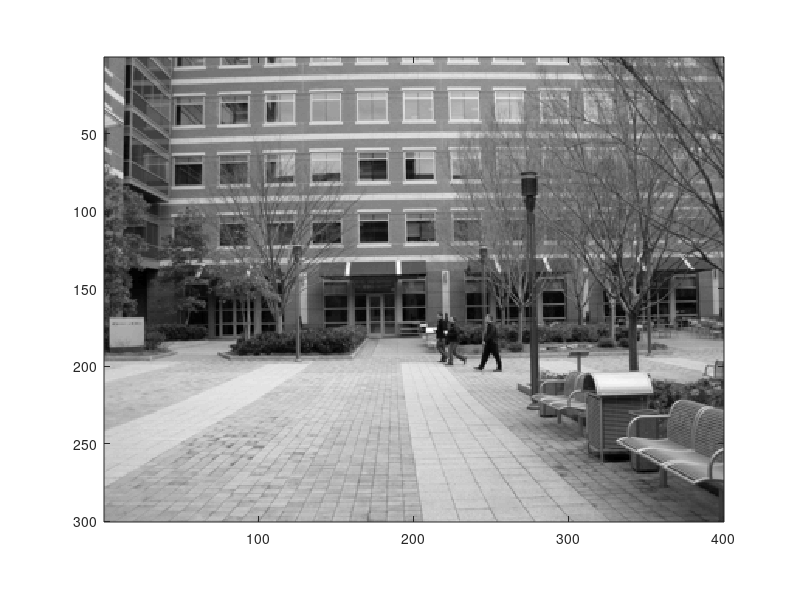
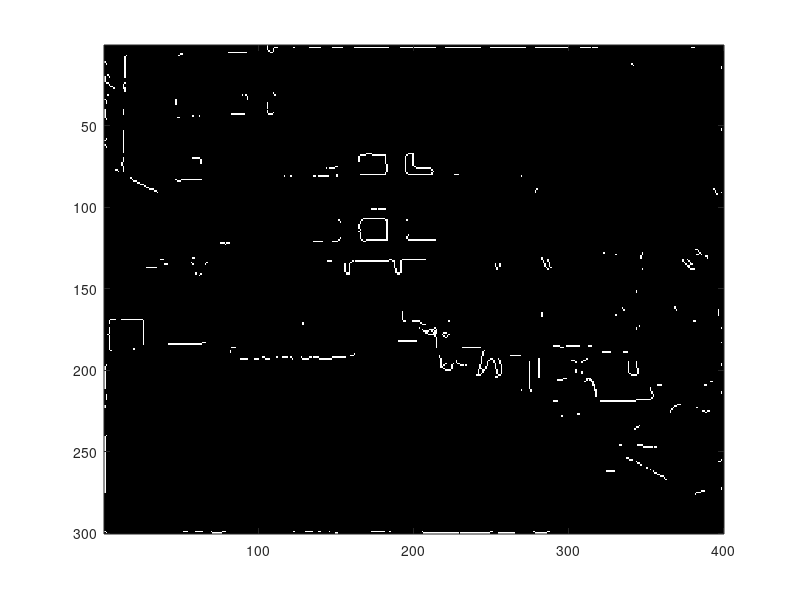
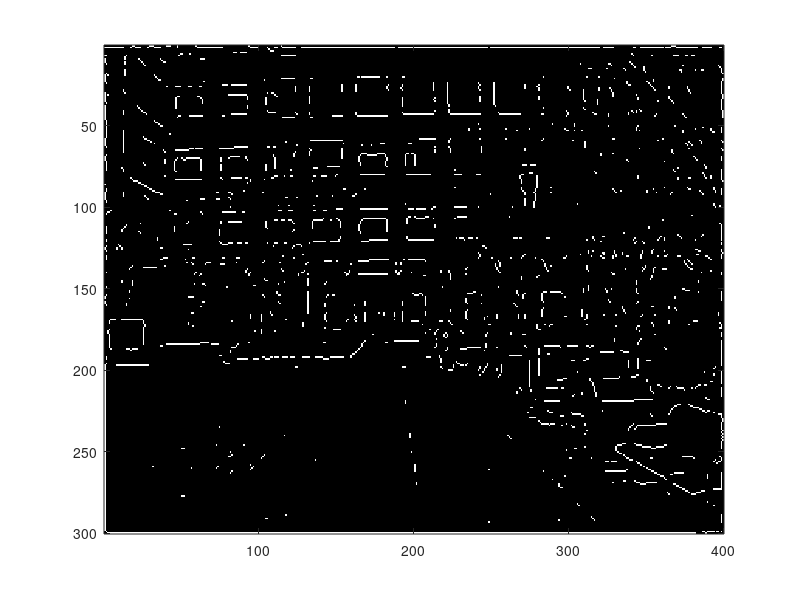

These charts were generated, in order, by the following MATLAB code:
%=============================== histEdges ===============================
%
%  script histEdges.m
%
%
%  Loads the edgethresh.mat Matlab file (make sure to have it in your 
%  path or your current directory) and then thresholds the edge scores
%  to identify which parts of the image reflect edge-like structures.
%  These thresholds should be based purely on the histogram.
%
%=============================== histEdges ===============================

%
%  Name:		histEdges.m
%
%  Author:		Patricio A. Vela,			pvela@gatech.edu
%
%  Created:		2014/01/13
%  Modified:	2014/01/13
%
%=============================== histEdges ===============================

%--[1] Load the edgethresh Matlab file. 
load('edgethresh.mat');

%--[2] After looking at the histograms of the edge scores, pick 
%      appropriate thresholds and set them here to get binary
%      images.
detect1 = edge1 >1000; %THRESHOLD FIRST EDGE SCORE ARRAY HERE.
detect2 = edge2 > 2.5 ; %THRESHOLD SECOND EDGE SCORE ARRAY HERE.

%--[3] Up to you to run or not.  Thin out thick edge zones to give slim line.
detect1 = bwmorph(detect1, 'thin');
detect2 = bwmorph(detect2, 'thin');

%--[4] Plot the image and also visualize the detected edge locations.
figure(1);
  imagesc(I);
  colormap('gray');
  axis image;

figure(2);
  imagesc(detect1);
  colormap('gray');
  

figure(3);
  imagesc(detect2);
  colormap('gray');
